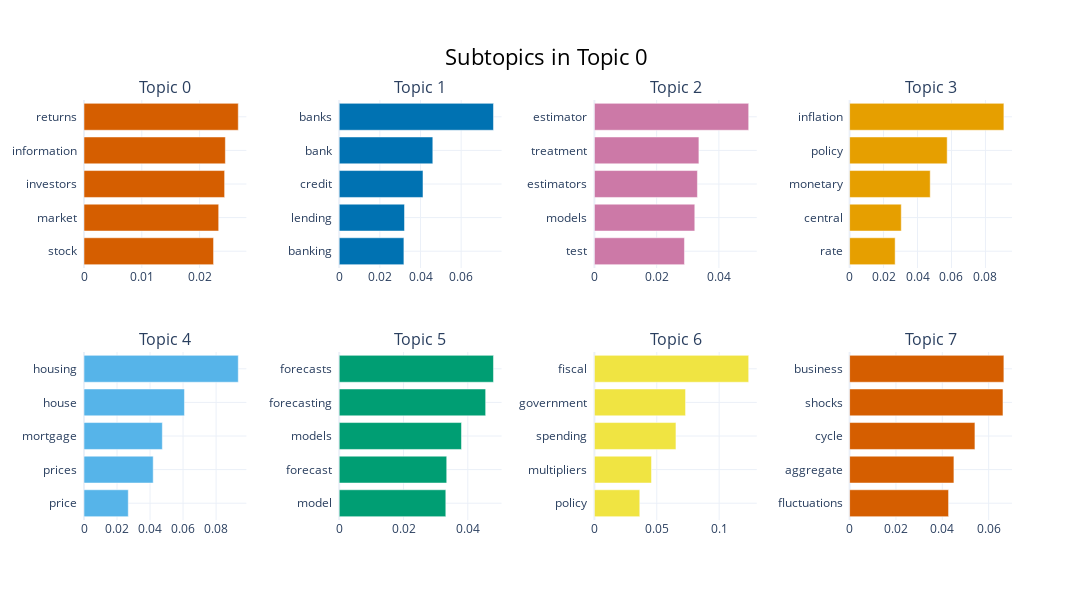

The notebook cell saved with this chart:
### Code cell
topic_model.visualize_barchart(n_words = 5, top_n_topics = 8, width=300, height=300, title="Subtopics in Topic 0")

### Figure 1 — Plotly figure (JSON) as saved in the notebook; plotly's stock layout.template omitted (floating-point values rounded to 4 significant figures)
{"data": [{"marker": {"color": "#D55E00"}, "orientation": "h", "type": "bar", "x": [0.02241, 0.0233, 0.02433, 0.02446, 0.02669], "xaxis": "x", "y": ["stock  ", "market  ", "investors  ", "information  ", "returns  "], "yaxis": "y"}, {"marker": {"color": "#0072B2"}, "orientation": "h", "type": "bar", "x": [0.03183, 0.03213, 0.04123, 0.04606, 0.07591], "xaxis": "x2", "y": ["banking  ", "lending  ", "credit  ", "bank  ", "banks  "], "yaxis": "y2"}, {"marker": {"color": "#CC79A7"}, "orientation": "h", "type": "bar", "x": [0.02893, 0.03226, 0.0331, 0.03358, 0.04957], "xaxis": "x3", "y": ["test  ", "models  ", "estimators  ", "treatment  ", "estimator  "], "yaxis": "y3"}, {"marker": {"color": "#E69F00"}, "orientation": "h", "type": "bar", "x": [0.02683, 0.03043, 0.04748, 0.05747, 0.09086], "xaxis": "x4", "y": ["rate  ", "central  ", "monetary  ", "policy  ", "inflation  "], "yaxis": "y4"}, {"marker": {"color": "#56B4E9"}, "orientation": "h", "type": "bar", "x": [0.02682, 0.04191, 0.04745, 0.06084, 0.09345], "xaxis": "x5", "y": ["price  ", "prices  ", "mortgage  ", "house  ", "housing  "], "yaxis": "y5"}, {"marker": {"color": "#009E73"}, "orientation": "h", "type": "bar", "x": [0.03316, 0.03344, 0.03803, 0.04555, 0.04799], "xaxis": "x6", "y": ["model  ", "forecast  ", "models  ", "forecasting  ", "forecasts  "], "yaxis": "y6"}, {"marker": {"color": "#F0E442"}, "orientation": "h", "type": "bar", "x": [0.03638, 0.04576, 0.06538, 0.07307, 0.1237], "xaxis": "x7", "y": ["policy  ", "multipliers  ", "spending  ", "government  ", "fiscal  "], "yaxis": "y7"}, {"marker": {"color": "#D55E00"}, "orientation": "h", "type": "bar", "x": [0.0427, 0.04501, 0.05408, 0.06618, 0.06657], "xaxis": "x8", "y": ["fluctuations  ", "aggregate  ", "cycle  ", "shocks  ", "business  "], "yaxis": "y8"}], "layout": {"annotations": [{"font": {"size": 16}, "showarrow": false, "text": "Topic 0", "x": 0.0875, "xanchor": "center", "xref": "paper", "y": 1, "yanchor": "bottom", "yref": "paper"}, {"font": {"size": 16}, "showarrow": false, "text": "Topic 1", "x": 0.3625, "xanchor": "center", "xref": "paper", "y": 1, "yanchor": "bottom", "yref": "paper"}, {"font": {"size": 16}, "showarrow": false, "text": "Topic 2", "x": 0.6375, "xanchor": "center", "xref": "paper", "y": 1, "yanchor": "bottom", "yref": "paper"}, {"font": {"size": 16}, "showarrow": false, "text": "Topic 3", "x": 0.9125, "xanchor": "center", "xref": "paper", "y": 1, "yanchor": "bottom", "yref": "paper"}, {"font": {"size": 16}, "showarrow": false, "text": "Topic 4", "x": 0.0875, "xanchor": "center", "xref": "paper", "y": 0.4, "yanchor": "bottom", "yref": "paper"}, {"font": {"size": 16}, "showarrow": false, "text": "Topic 5", "x": 0.3625, "xanchor": "center", "xref": "paper", "y": 0.4, "yanchor": "bottom", "yref": "paper"}, {"font": {"size": 16}, "showarrow": false, "text": "Topic 6", "x": 0.6375, "xanchor": "center", "xref": "paper", "y": 0.4, "yanchor": "bottom", "yref": "paper"}, {"font": {"size": 16}, "showarrow": false, "text": "Topic 7", "x": 0.9125, "xanchor": "center", "xref": "paper", "y": 0.4, "yanchor": "bottom", "yref": "paper"}], "height": 600, "hoverlabel": {"bgcolor": "white", "font": {"family": "Rockwell", "size": 16}}, "showlegend": false, "title": {"font": {"color": "Black", "size": 22}, "text": "Subtopics in Topic 0", "x": 0.5, "xanchor": "center", "yanchor": "top"}, "width": 1200, "xaxis": {"anchor": "y", "domain": [0, 0.175], "showgrid": true}, "xaxis2": {"anchor": "y2", "domain": [0.275, 0.45], "showgrid": true}, "xaxis3": {"anchor": "y3", "domain": [0.55, 0.725], "showgrid": true}, "xaxis4": {"anchor": "y4", "domain": [0.825, 1], "showgrid": true}, "xaxis5": {"anchor": "y5", "domain": [0, 0.175], "showgrid": true}, "xaxis6": {"anchor": "y6", "domain": [0.275, 0.45], "showgrid": true}, "xaxis7": {"anchor": "y7", "domain": [0.55, 0.725], "showgrid": true}, "xaxis8": {"anchor": "y8", "domain": [0.825, 1], "showgrid": true}, "yaxis": {"anchor": "x", "domain": [0.6, 1], "showgrid": true}, "yaxis2": {"anchor": "x2", "domain": [0.6, 1], "showgrid": true}, "yaxis3": {"anchor": "x3", "domain": [0.6, 1], "showgrid": true}, "yaxis4": {"anchor": "x4", "domain": [0.6, 1], "showgrid": true}, "yaxis5": {"anchor": "x5", "domain": [0, 0.4], "showgrid": true}, "yaxis6": {"anchor": "x6", "domain": [0, 0.4], "showgrid": true}, "yaxis7": {"anchor": "x7", "domain": [0, 0.4], "showgrid": true}, "yaxis8": {"anchor": "x8", "domain": [0, 0.4], "showgrid": true}}}
